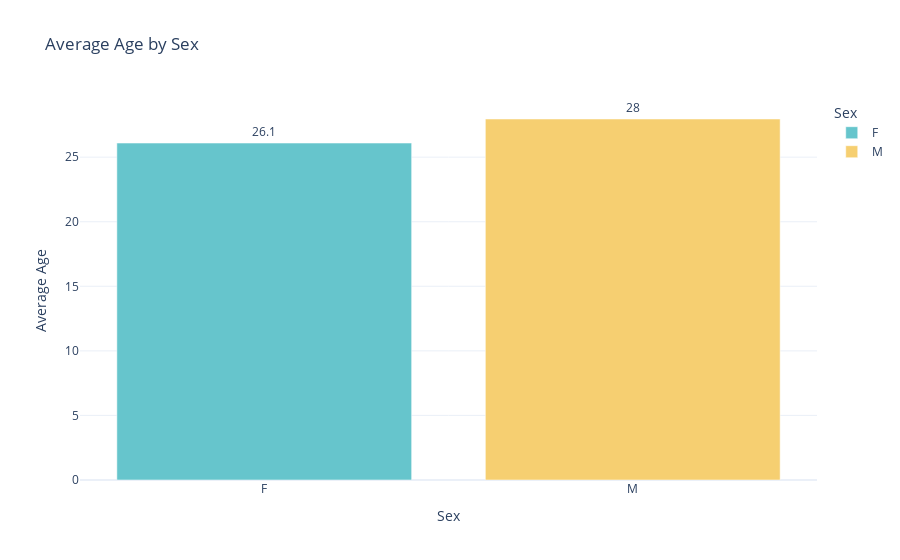

Write notebook code for a chart like this one.
### Code cell
import pandas as pd
import plotly.express as px
import plotly.io as pio

# Ensure inline display in VS Code
pio.renderers.default = 'vscode'  # or 'iframe'

# Check column names for typos/spaces
print(df.columns)  # Optional: just to see actual column names

# Use the correct column names for Age and Sex
age_col = [col for col in df.columns if 'age' in col.lower()][0]  # picks the first column containing 'age'
sex_col = [col for col in df.columns if 'sex' in col.lower()][0]   # picks the first column containing 'sex'

# Ensure 'Age' is numeric
df[age_col] = pd.to_numeric(df[age_col], errors='coerce')

# Drop rows where Age is NaN
df = df.dropna(subset=[age_col])

# Group by Sex and calculate average Age
sex_age = df.groupby(sex_col)[age_col].mean().reset_index()

# Create the bar chart
fig = px.bar(
    sex_age,
    x=sex_col,
    y=age_col,
    color=sex_col,
    title='Average Age by Sex',
    text=sex_age[age_col].round(1),
    color_discrete_sequence=px.colors.qualitative.Pastel
)

# Customize layout
fig.update_traces(textposition='outside')
fig.update_layout(
    xaxis_title='Sex',
    yaxis_title='Average Age',
    template='plotly_white'
)

fig.show()

### Figure 1 — Plotly figure (JSON) as saved in the notebook; plotly's stock layout.template omitted (floating-point values rounded to 4 significant figures)
{"data": [{"alignmentgroup": "True", "hovertemplate": "Sex=%{x}<br>Age=%{y}<br>text=%{text}<extra></extra>", "legendgroup": "F", "marker": {"color": "rgb(102, 197, 204)", "pattern": {"shape": ""}}, "name": "F", "offsetgroup": "F", "orientation": "v", "showlegend": true, "text": [26.1], "textposition": "outside", "type": "bar", "x": ["F"], "xaxis": "x", "y": [26.09], "yaxis": "y"}, {"alignmentgroup": "True", "hovertemplate": "Sex=%{x}<br>Age=%{y}<br>text=%{text}<extra></extra>", "legendgroup": "M", "marker": {"color": "rgb(246, 207, 113)", "pattern": {"shape": ""}}, "name": "M", "offsetgroup": "M", "orientation": "v", "showlegend": true, "text": [28], "textposition": "outside", "type": "bar", "x": ["M"], "xaxis": "x", "y": [27.96], "yaxis": "y"}], "layout": {"barmode": "relative", "legend": {"title": {"text": "Sex"}, "tracegroupgap": 0}, "title": {"text": "Average Age by Sex"}, "xaxis": {"anchor": "y", "categoryarray": ["F", "M"], "categoryorder": "array", "domain": [0, 1], "title": {"text": "Sex"}}, "yaxis": {"anchor": "x", "domain": [0, 1], "title": {"text": "Average Age"}}}}
